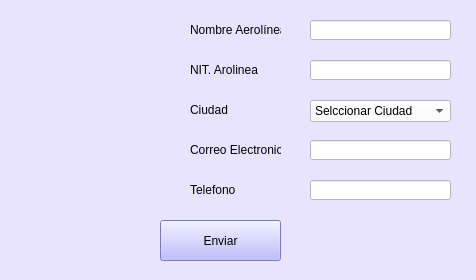
<?xml version="1.0" encoding="UTF-8"?>
<ui version="4.0">
 <class>Form</class>
 <widget class="QWidget" name="Form">
  <property name="geometry">
   <rect>
    <x>0</x>
    <y>0</y>
    <width>476</width>
    <height>280</height>
   </rect>
  </property>
  <property name="windowTitle">
   <string>Formulario De Registro</string>
  </property>
  <property name="styleSheet">
   <string notr="true">background-color: rgb(232, 228, 255);</string>
  </property>
  <widget class="QLabel" name="label">
   <property name="geometry">
    <rect>
     <x>190</x>
     <y>20</y>
     <width>91</width>
     <height>20</height>
    </rect>
   </property>
   <property name="text">
    <string>Nombre Aerolínea</string>
   </property>
  </widget>
  <widget class="QLabel" name="label_2">
   <property name="geometry">
    <rect>
     <x>190</x>
     <y>60</y>
     <width>91</width>
     <height>20</height>
    </rect>
   </property>
   <property name="text">
    <string>NIT. Arolinea</string>
   </property>
  </widget>
  <widget class="QLabel" name="label_3">
   <property name="geometry">
    <rect>
     <x>190</x>
     <y>100</y>
     <width>91</width>
     <height>20</height>
    </rect>
   </property>
   <property name="text">
    <string>Ciudad</string>
   </property>
  </widget>
  <widget class="QLabel" name="label_4">
   <property name="geometry">
    <rect>
     <x>190</x>
     <y>140</y>
     <width>91</width>
     <height>20</height>
    </rect>
   </property>
   <property name="text">
    <string>Correo Electronico</string>
   </property>
  </widget>
  <widget class="QLabel" name="label_5">
   <property name="geometry">
    <rect>
     <x>190</x>
     <y>180</y>
     <width>81</width>
     <height>20</height>
    </rect>
   </property>
   <property name="text">
    <string>Telefono</string>
   </property>
  </widget>
  <widget class="QPushButton" name="pushButton">
   <property name="geometry">
    <rect>
     <x>160</x>
     <y>220</y>
     <width>121</width>
     <height>41</height>
    </rect>
   </property>
   <property name="styleSheet">
    <string notr="true">background-color: rgb(170, 170, 255);</string>
   </property>
   <property name="text">
    <string>Enviar</string>
   </property>
  </widget>
  <widget class="QLineEdit" name="lineEdit">
   <property name="geometry">
    <rect>
     <x>310</x>
     <y>20</y>
     <width>141</width>
     <height>20</height>
    </rect>
   </property>
   <property name="styleSheet">
    <string notr="true">background-color: rgb(255, 255, 255);</string>
   </property>
  </widget>
  <widget class="QLineEdit" name="lineEdit_2">
   <property name="geometry">
    <rect>
     <x>310</x>
     <y>60</y>
     <width>141</width>
     <height>20</height>
    </rect>
   </property>
   <property name="styleSheet">
    <string notr="true">background-color: rgb(255, 255, 255);</string>
   </property>
  </widget>
  <widget class="QComboBox" name="comboBox">
   <property name="geometry">
    <rect>
     <x>310</x>
     <y>100</y>
     <width>141</width>
     <height>22</height>
    </rect>
   </property>
   <property name="styleSheet">
    <string notr="true">background-color: rgb(255, 255, 255);</string>
   </property>
   <item>
    <property name="text">
     <string>Selccionar Ciudad</string>
    </property>
   </item>
   <item>
    <property name="text">
     <string>Pasto</string>
    </property>
   </item>
  </widget>
  <widget class="QLineEdit" name="lineEdit_3">
   <property name="geometry">
    <rect>
     <x>310</x>
     <y>140</y>
     <width>141</width>
     <height>20</height>
    </rect>
   </property>
   <property name="styleSheet">
    <string notr="true">background-color: rgb(255, 255, 255);</string>
   </property>
  </widget>
  <widget class="QLineEdit" name="lineEdit_4">
   <property name="geometry">
    <rect>
     <x>310</x>
     <y>180</y>
     <width>141</width>
     <height>20</height>
    </rect>
   </property>
   <property name="styleSheet">
    <string notr="true">background-color: rgb(255, 255, 255);</string>
   </property>
  </widget>
  <widget class="QLabel" name="label_6">
   <property name="geometry">
    <rect>
     <x>30</x>
     <y>50</y>
     <width>131</width>
     <height>131</height>
    </rect>
   </property>
   <property name="styleSheet">
    <string notr="true">border-image: url(:/cct/iconoformulario.jpg);</string>
   </property>
   <property name="text">
    <string/>
   </property>
  </widget>
 </widget>
 <resources>
  <include location="logo usuario.qrc"/>
 </resources>
 <connections/>
</ui>
